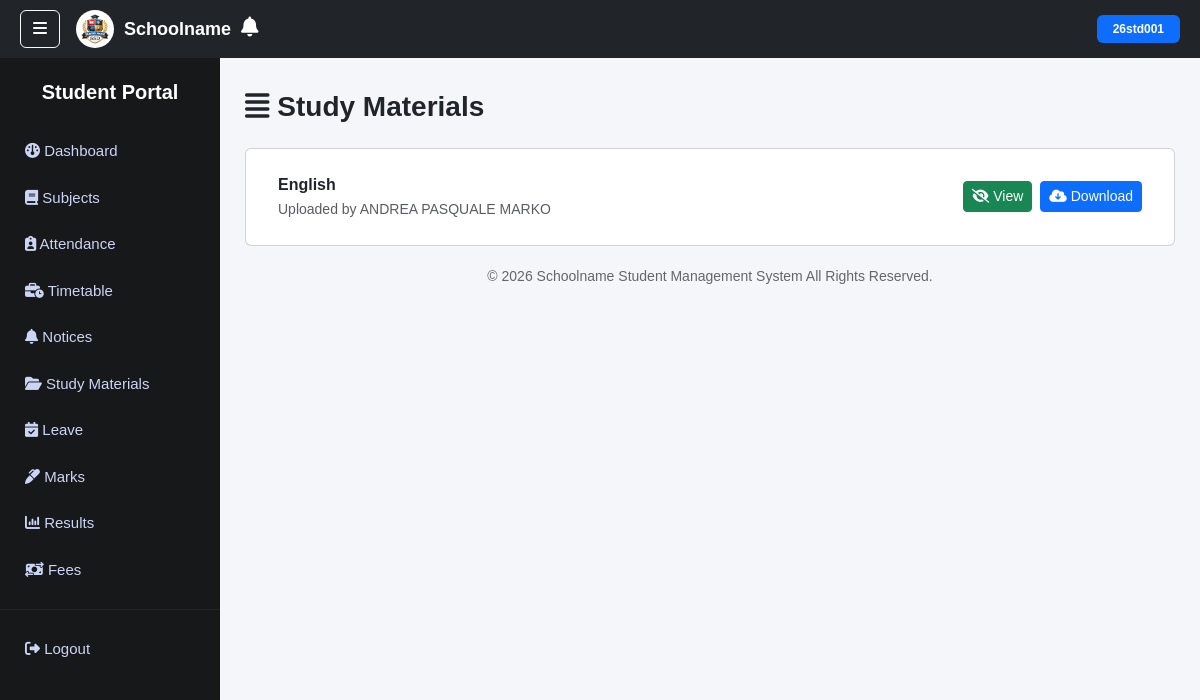
The app's page /student/materials/ (signed in) with its own data.
### core/models.py (models this page shows, shortened)
class StudyMaterial(models.Model):
    MATERIAL_TYPES = [
        ('PDF', 'PDF'),
        ('PPT', 'PPT'),
        ('VIDEO', 'Video'),
        ('NOTES', 'Notes'),
    ]
    teacher = models.ForeignKey(Teacher, on_delete=models.CASCADE)
    subject = models.ForeignKey(Subject, on_delete=models.CASCADE)
    title = models.CharField(max_length=200)
    material_type = models.CharField(max_length=10, choices=MATERIAL_TYPES)
    file = models.FileField(upload_to='materials/')
    uploaded_at = models.DateTimeField(auto_now_add=True)

class Subject(models.Model):
    name = models.CharField(max_length=100)
    level = models.ForeignKey(AcademicLevel, on_delete=models.CASCADE)
    stream = models.ForeignKey(
        AcademicStream,
        on_delete=models.SET_NULL,
        null=True,
        blank=True
    )
    class Meta:
        constraints = [
            models.UniqueConstraint(
                fields=['name', 'level'],
                condition=Q(stream__isnull=True),
                name='unique_subject_no_stream'
            ),
            models.UniqueConstraint(
                fields=['name', 'level', 'stream'],
                condition=Q(stream__isnull=False),
                name='unique_subject_with_stream'
            ),
        ]

class Teacher(models.Model):
    user = models.OneToOneField(User, on_delete=models.CASCADE)
    school_email = models.EmailField(unique=True)
    application = models.OneToOneField(
        'TeacherApplication',
        on_delete=models.SET_NULL,
        null=True,
        blank=True
    )
    subjects = models.ManyToManyField(Subject, blank=True)
    teacher_id = models.CharField(max_length=10, unique=True, blank=True)

### core/views.py (the view)
# urls.py: path('student/materials/', views.student_materials, name='student_materials'),
@login_required
@user_passes_test(is_student)
def student_materials(request):
    student = Student.objects.get(user=request.user)
    classroom = student.classroom
    if classroom and classroom.stream:
        subjects = Subject.objects.filter(
            level=classroom.level,
            stream=classroom.stream
        )
    else:
        subjects = Subject.objects.filter(level=classroom.level)
    materials = StudyMaterial.objects.filter(subject__in=subjects)
    return render(request, 'student/materials.html', {
        'materials': materials
    })

### core/views.py (called while the page is built)
def is_student(user):
    return user.is_authenticated and Student.objects.filter(user=user).exists()

### templates/student/materials.html
{% extends "base.html" %}
{% load static %}
{% block sidebar %}
{% include "includes/student_sidebar.html" %}
{% endblock %}
{% block content %}
<h3 class="fw-bold mb-4"><i class="fa-solid fa-align-justify"></i> Study Materials</h3>
<div class="card dashboard-card">
<div class="card-body">
<ul class="list-group list-group-flush">
{% for m in materials %}
<li class="list-group-item d-flex justify-content-between align-items-center flex-wrap">
<div>
<strong>{{ m.subject.name }}</strong><br>
<small class="text-muted">
Uploaded by {{ m.teacher.user.get_full_name }}
</small>
</div>
<div class="d-flex gap-2">
<a href="{{ m.file.url }}" target="_blank" class="btn btn-sm btn-success">
<i class="fa-solid fa-eye-slash"></i> View
</a>
<a href="{{ m.file.url }}" download class="btn btn-sm btn-primary">
<i class="fa-solid fa-cloud-arrow-down"></i> Download
</a>
</div>
</li>
{% empty %}
<li class="list-group-item text-muted">
No materials uploaded
</li>
{% endfor %}
</ul>
</div>
</div>
{% endblock %}

### templates/base.html (shortened to what this page needs)
{% load static %}
<!DOCTYPE html>
<html lang="en">
<head>
<link href="https://cdn.jsdelivr.net/npm/bootstrap@5.3.2/dist/css/bootstrap.min.css" rel="stylesheet">
<link rel="stylesheet" href="https://cdnjs.cloudflare.com/ajax/libs/font-awesome/6.5.0/css/all.min.css">
</head>
<body>
<nav class="navbar navbar-dark bg-dark d-flex justify-content-between">
<div class="d-flex align-items-center">
<button class="btn btn-outline-light me-3" onclick="toggleSidebar()"><i class="fa-solid fa-bars"></i></button>
<div class="school-header">
<img src="{% static 'images/school_logo.png' %}" class="school-logo">
<span class="school-name">Schoolname</span>
<div class="position-relative me-3">
<i class="fa-solid fa-bell text-white fs-5"></i>
</div>
</div>
</div>
{% if request.user.is_authenticated %}
<span class="badge bg-primary px-3 py-2">
    {{ request.user.username }}
</span>
{% endif %}
</nav>
<div class="sidebar" id="sidebar">
{% block sidebar %}
{% endblock %}
</div>
<div class="main-content">
{% block content %}
{% endblock %}
<div class="footer">
© <script>document.write(new Date().getFullYear())</script>
Schoolname Student Management System All Rights Reserved.
</div>
</div>
</body>
</html>

### templates/base.html (style rules this page uses)
body { background:#f4f6fa; overflow-x:hidden; font-family:Arial, Helvetica, sans-serif; }
.navbar { position:fixed; top:0; left:0; width:100%; z-index:1001; padding:10px 20px; }
.school-header { display:flex; align-items:center; gap:10px; }
.school-logo { width:38px; height:38px; border-radius:50%; object-fit:cover; }
.school-name { color:white; font-weight:600; font-size:18px; }
.sidebar { position:fixed; top:0; left:0; height:100vh; width:220px; background-color: rgba(16,17,19,0.97); padding-top:80px; transition:0.3s; z-index:1000; overflow-y:auto; }
.main-content { margin-left:220px; padding:90px 25px 40px 25px; min-height:100vh; }
.footer { text-align:center; padding:20px; color:#666; font-size:14px; }

### records on screen
StudyMaterial: subject.name "English", teacher.user.get_full_name "ANDREA PASQUALE MARKO"

### other values on screen
{{ request.user.username }} "26std001"
